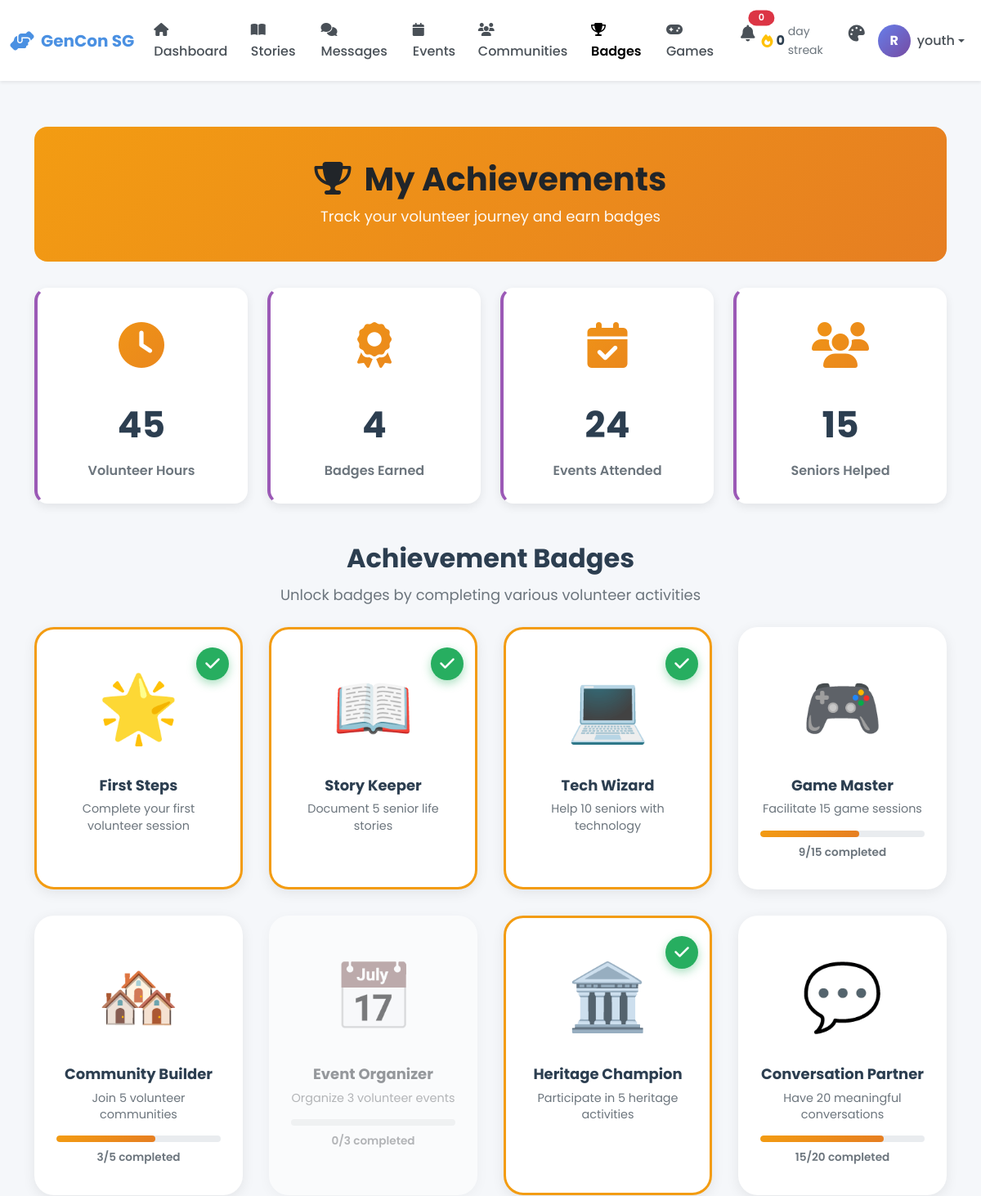
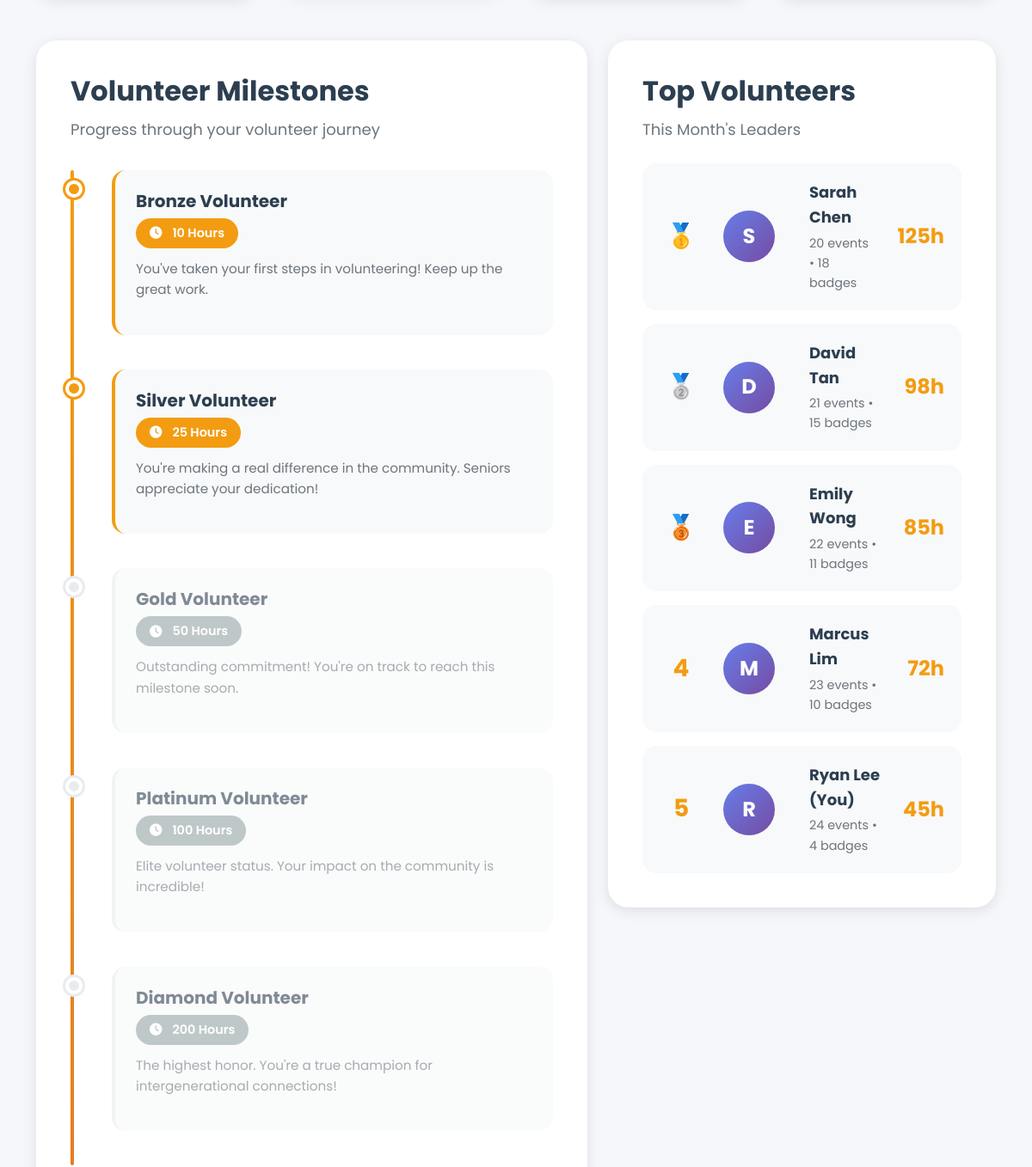
The app's page /youth/badges (signed in, upper part), older data (2 pictures, top to bottom).
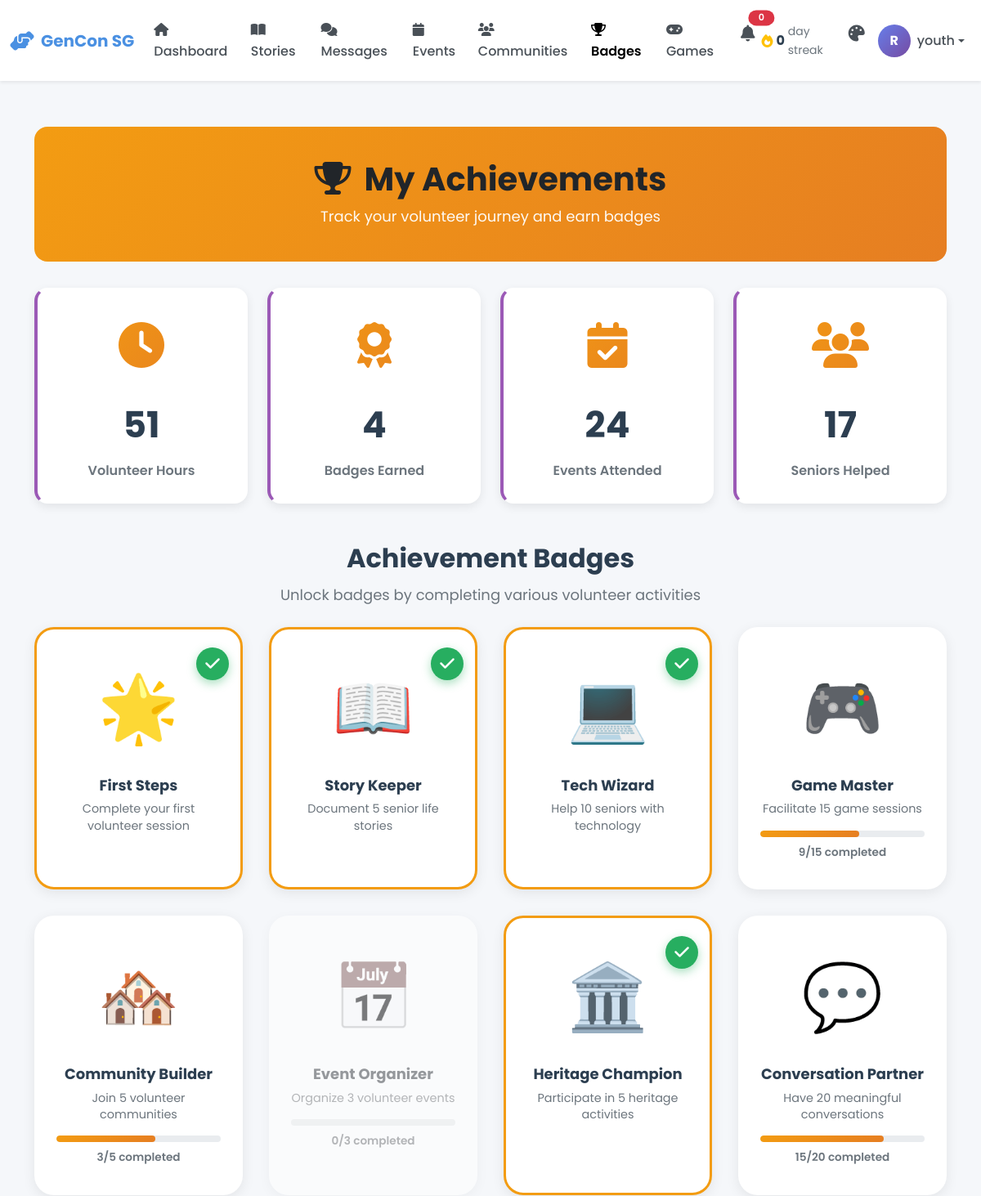
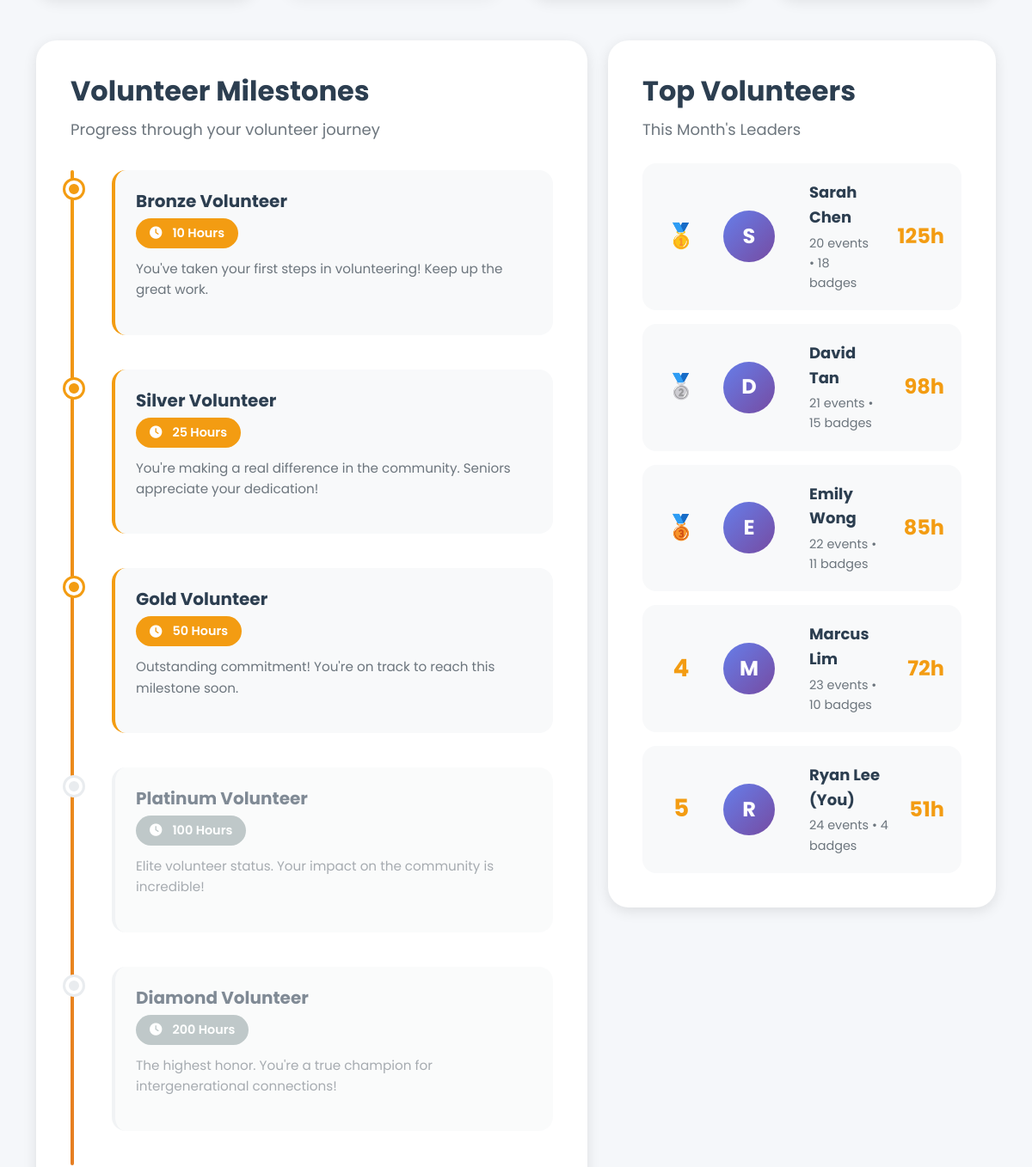
The same page, newer data (2 pictures, top to bottom).
### models.py (models this page shows, shortened)
class User(db.Model):
    __tablename__ = 'users'
    id = db.Column(db.Integer, primary_key=True)
    username = db.Column(db.String(80), unique=True, nullable=False, index=True)
    password_hash = db.Column(db.String(255), nullable=False)
    email = db.Column(db.String(120), unique=True, nullable=False, index=True)
    full_name = db.Column(db.String(120), nullable=False)
    phone = db.Column(db.String(20))
    age = db.Column(db.Integer, nullable=False)
    bio = db.Column(db.Text)  # User biography
    school = db.Column(db.String(255))  # School or organization for youth
    role = db.Column(db.String(20), nullable=False)  # 'senior', 'youth', or 'admin'
    profile_picture = db.Column(db.String(255), default='default-avatar.png')
    disable_reason = db.Column(db.Text)
    interests_json = db.Column(db.Text)  # Stores interests as JSON array
    languages_json = db.Column(db.Text)  # Stores languages as JSON array
    accessibility_settings_json = db.Column(db.Text)  # Stores settings as JSON object
    created_at = db.Column(db.DateTime, default=datetime.utcnow, nullable=False)
    last_active = db.Column(db.DateTime, default=datetime.utcnow, nullable=False)
    is_active = db.Column(db.Boolean, default=True)
    stories = db.relationship('Story', back_populates='user', lazy='dynamic')
    sent_messages = db.relationship('Message', foreign_keys='Message.sender_id',
                                   back_populates='sender', lazy='dynamic')
    received_messages = db.relationship('Message', foreign_keys='Message.recipient_id',
                                       back_populates='recipient', lazy='dynamic')
    senior_pairs = db.relationship('Pair', foreign_keys='Pair.senior_id',
                                   back_populates='senior', lazy='dynamic')
    youth_pairs = db.relationship('Pair', foreign_keys='Pair.youth_id',
                                 back_populates='youth', lazy='dynamic')
    streak = db.relationship('Streak', back_populates='user', uselist=False)
    badges = db.relationship('Badge', back_populates='user', lazy='dynamic')
    checkins = db.relationship('Checkin', back_populates='user', lazy='dynamic')
    @property
    def interests(self):
        """Get interests as Python list from JSON string."""
        if self.interests_json:
            return json.loads(self.interests_json)
        return []
    @interests.setter
    def interests(self, value):
        """Set interests from Python list, store as JSON string."""
        self.interests_json = json.dumps(value)
    @property
    def languages(self):
        """Get languages as Python list from JSON string."""
        if self.languages_json:
            return json.loads(self.languages_json)
        return []
    @languages.setter
    def languages(self, value):
        """Set languages from Python list, store as JSON string."""
        self.languages_json = json.dumps(value)
    @property
    def accessibility_settings(self):
        """Get accessibility settings as Python dict from JSON string."""
        if self.accessibility_settings_json:
            return json.loads(self.accessibility_settings_json)
        return {}

### blueprints/youth.py (the view)
@youth_bp.route('/badges')
@login_required
def badges():
    user_id = session['user_id']
    user = User.query.get(user_id)
    earned_badges = Badge.query.filter_by(user_id=user_id).all()
    earned_types = [b.badge_type for b in earned_badges]
    MASTER_BADGES = [
        {'title': 'First Steps', 'desc': 'Complete your first volunteer session', 'icon': '🌟', 'target': 1, 'current': 1 if 'First Steps' in earned_types else 0},
        {'title': 'Story Keeper', 'desc': 'Document 5 senior life stories', 'icon': '📖', 'target': 5, 'current': 5 if 'Story Keeper' in earned_types else 2},
        {'title': 'Tech Wizard', 'desc': 'Help 10 seniors with technology', 'icon': '💻', 'target': 10, 'current': 10 if 'Tech Wizard' in earned_types else 4},
        {'title': 'Game Master', 'desc': 'Facilitate 15 game sessions', 'icon': '🎮', 'target': 15, 'current': 9 if 'Game Master' not in earned_types else 15},
        {'title': 'Community Builder', 'desc': 'Join 5 volunteer communities', 'icon': '🏘️', 'target': 5, 'current': 3 if 'Community Builder' not in earned_types else 5},
        {'title': 'Event Organizer', 'desc': 'Organize 3 volunteer events', 'icon': '📅', 'target': 3, 'current': 0 if 'Event Organizer' not in earned_types else 3},
        {'title': 'Heritage Champion', 'desc': 'Participate in 5 heritage activities', 'icon': '🏛️', 'target': 5, 'current': 5 if 'Heritage Champion' in earned_types else 1},
        {'title': 'Conversation Partner', 'desc': 'Have 20 meaningful conversations', 'icon': '💬', 'target': 20, 'current': 15 if 'Conversation Partner' not in earned_types else 20}
    ]
    processed_badges = []
    for mb in MASTER_BADGES:
        mb['is_earned'] = mb['current'] >= mb['target']
        mb['progress_pct'] = min(100, int((mb['current'] / mb['target']) * 100))
        processed_badges.append(mb)
    from models import Streak
    streak = Streak.query.filter_by(user_id=user_id).first()
    points = streak.points if streak else 0
    stats = {
        'hours': int(points / 10), # Derived from points
        'badges_count': len(earned_badges),
        'events_attended': EventParticipant.query.filter_by(user_id=user_id).count() or 24, # Mock if 0
        'seniors_helped': int(points / 30) or 15 # Derived
    }
    MILESTONES = [
        {'title': 'Bronze Volunteer', 'hours': 10, 'desc': "You've taken your first steps in volunteering! Keep up the great work."},
        {'title': 'Silver Volunteer', 'hours': 25, 'desc': "You're making a real difference in the community. Seniors appreciate your dedication!"},
        {'title': 'Gold Volunteer', 'hours': 50, 'desc': "Outstanding commitment! You're on track to reach this milestone soon."},
        {'title': 'Platinum Volunteer', 'hours': 100, 'desc': "Elite volunteer status. Your impact on the community is incredible!"},
        {'title': 'Diamond Volunteer', 'hours': 200, 'desc': "The highest honor. You're a true champion for intergenerational connections!"}
    ]
    for m in MILESTONES:
        m['is_locked'] = stats['hours'] < m['hours']
    leaderboard_users = User.query.filter_by(role='youth').join(Streak).order_by(Streak.points.desc()).limit(5).all()
    leaderboard = []
    for i, u in enumerate(leaderboard_users):
        u_streak = Streak.query.filter_by(user_id=u.id).first()
        leaderboard.append({
            'rank': i + 1,
            'name': u.full_name,
            'is_me': u.id == user_id,
            'avatar': u.profile_picture,
            'events': EventParticipant.query.filter_by(user_id=u.id).count() or (20 + i), # Mock
            'badges': Badge.query.filter_by(user_id=u.id).count(),
            'hours': int((u_streak.points if u_streak else 0) / 10)
        })
    return render_template('youth/badges.html',
                         user=user,
                         badges=processed_badges,
                         stats=stats,
                         milestones=MILESTONES,
                         leaderboard=leaderboard)

### app.py (called while the page is built)
@app.context_processor
def inject_user():
    return dict(session=session)

### blueprints/youth.py (called while the page is built)
def login_required(f):
    @wraps(f)
    def decorated_function(*args, **kwargs):
        if 'user_id' not in session:
            flash('Please login to access this page', 'warning')
            return redirect(url_for('auth.login', role='youth'))
        if session.get('role') != 'youth':
            flash('Access denied. Youth account required.', 'danger')
            return redirect(url_for('index'))
        return f(*args, **kwargs)
    return decorated_function

### templates/youth/badges.html (shortened to what the changed rows need)
{% extends "base.html" %}
{% block content %}
<div class="container py-4">
    <div class="badges-header text-center">
        <h1>
            <i class="fas fa-trophy me-3"></i>My Achievements
        </h1>
    </div>
    <div class="stats-overview">
        <div class="stat-card">
            <div class="stat-icon">
                <i class="fas fa-clock"></i>
            </div>
            <div class="stat-value">{{ stats.hours }}</div>
            <div class="stat-label">Volunteer Hours</div>
        </div>
        <div class="stat-card">
            <div class="stat-icon">
                <i class="fas fa-users"></i>
            </div>
            <div class="stat-value">{{ stats.seniors_helped }}</div>
            <div class="stat-label">Seniors Helped</div>
        </div>
    </div>
    <div class="section-header text-center">
        <h2 class="section-title">Achievement Badges</h2>
    </div>
    <div class="row">
        <div class="col-lg-7">
            <div class="milestones-section">
                <h2 class="section-title">Volunteer Milestones</h2>
            </div>
        </div>
        <div class="col-lg-5">
            <div class="leaderboard-section">
                <h2 class="section-title">Top Volunteers</h2>
                <div class="leaderboard-list">
                    {% for item in leaderboard %}
                    <div class="leaderboard-item">
                        <div class="leaderboard-rank {{ 'top-' + item.rank|string if item.rank <= 3 else '' }}">
                            {% if item.rank == 1 %}🥇{% elif item.rank == 2 %}🥈{% elif item.rank == 3 %}🥉{% else %}{{ item.rank }}{% endif %}
                        </div>
                        {% if 'default-avatar' in item.avatar %}
                            <div class="avatar-placeholder sm me-3" style="min-width: 60px; height: 60px; font-size: 1.5rem;">
                                {{ item.name[0] | upper }}
                            </div>
                        {% else %}
                            <img src="{{ url_for('static', filename='images/' + item.avatar) }}"
                                 alt="{{ item.name }}" class="leaderboard-avatar">
                        {% endif %}
                        <div class="leaderboard-info">
                            <div class="leaderboard-name">{{ item.name }}{{ ' (You)' if item.is_me else '' }}</div>
                            <div class="leaderboard-stats">{{ item.events }} events • {{ item.badges }} badges</div>
                        </div>
                        <div class="leaderboard-hours">{{ item.hours }}h</div>
                    </div>
                    {% endfor %}
                </div>
            </div>
        </div>
    </div>
</div>
{% endblock %}

Row changes from the older to the newer data that the page shows:
changed User "Ryan Lee": hours "45" → "51"
Text that changed along with them:
{{ stats.hours }}: "45" → "51"
{{ stats.seniors_helped }}: "15" → "17"
